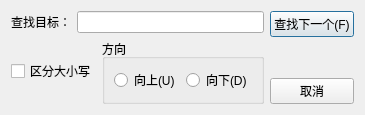
<?xml version="1.0" encoding="UTF-8"?>
<ui version="4.0">
 <class>SearchDialog</class>
 <widget class="QDialog" name="SearchDialog">
  <property name="geometry">
   <rect>
    <x>0</x>
    <y>0</y>
    <width>267</width>
    <height>82</height>
   </rect>
  </property>
  <property name="windowTitle">
   <string>查找</string>
  </property>
  <layout class="QHBoxLayout" name="horizontalLayout_4">
   <item>
    <layout class="QVBoxLayout" name="verticalLayout_2">
     <item>
      <layout class="QHBoxLayout" name="horizontalLayout">
       <item>
        <widget class="QLabel" name="label">
         <property name="text">
          <string>查找目标：</string>
         </property>
        </widget>
       </item>
       <item>
        <widget class="QLineEdit" name="searchText"/>
       </item>
      </layout>
     </item>
     <item>
      <layout class="QHBoxLayout" name="horizontalLayout_3">
       <item>
        <widget class="QCheckBox" name="cbCaseSensetive">
         <property name="text">
          <string>区分大小写</string>
         </property>
        </widget>
       </item>
       <item>
        <widget class="QGroupBox" name="groupBox">
         <property name="title">
          <string>方向</string>
         </property>
         <layout class="QHBoxLayout" name="horizontalLayout_2">
          <item>
           <widget class="QRadioButton" name="rbUp">
            <property name="text">
             <string>向上(U)</string>
            </property>
           </widget>
          </item>
          <item>
           <widget class="QRadioButton" name="rbDown">
            <property name="text">
             <string>向下(D)</string>
            </property>
           </widget>
          </item>
         </layout>
        </widget>
       </item>
      </layout>
     </item>
    </layout>
   </item>
   <item>
    <layout class="QVBoxLayout" name="verticalLayout">
     <item>
      <widget class="QPushButton" name="btfindNext">
       <property name="text">
        <string>查找下一个(F)</string>
       </property>
      </widget>
     </item>
     <item>
      <spacer name="verticalSpacer">
       <property name="orientation">
        <enum>Qt::Orientation::Vertical</enum>
       </property>
       <property name="sizeHint" stdset="0">
        <size>
         <width>20</width>
         <height>40</height>
        </size>
       </property>
      </spacer>
     </item>
     <item>
      <widget class="QPushButton" name="btCancel">
       <property name="text">
        <string>取消</string>
       </property>
      </widget>
     </item>
    </layout>
   </item>
  </layout>
 </widget>
 <resources/>
 <connections/>
</ui>
